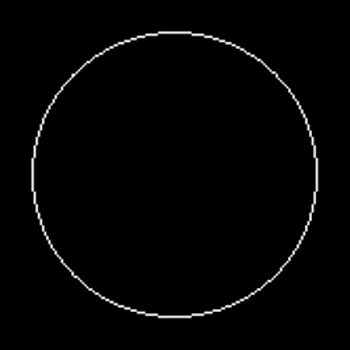
%> input picture 形状/circle/23.png, 350 x 350 px
$ octave test2.m   (GNU Octave 9; MATLAB toolbox functions it lacks are replaced by stand-ins)
%> lines starting %> are read from the running program, lines starting %| are printed output that depends on the picture; in (x1, y1, x2, y2) boxes, pixels count from 0 and x2, y2 are one past the last pixel; in counts of white or black regions, pixels touching at a corner belong together; the program's own positions count from 1
%> further down, I is the input picture: size 350x350 uint8; min 0, max 255, mean 3.9
### 形状/boundaries.m
function B = boundaries(BW, conn, dir)
%BOUNDARIES Trace object boundaries.
%   B = BOUNDARIES(BW) traces the exterior boundaries of objects in
%   the binary image BW.  B is a P-by-1 cell array, where P is the
%   number of objects in the image. Each cell contains a Q-by-2
%   matrix, each row of which contains the row and column coordinates
%   of a boundary pixel.  Q is the number of boundary pixels for the
%   corresponding object.  Object boundaries are traced in the
%   clockwise direction.
%
%   B = BOUNDARIES(BW, CONN) specifies the connectivity to use when
%   tracing boundaries.  CONN may be either 8 or 4.  The default
%   value for CONN is 8.
%
%   B = BOUNDARIES(BW, CONN, DIR) specifies the direction used for
%   tracing boundaries.  DIR should be either 'cw' (trace boundaries
%   clockwise) or 'ccw' (trace boundaries counterclockwise).  If DIR
%   is omitted BOUNDARIES traces in the clockwise direction.

%   Copyright 2002-2004 R. C. Gonzalez, R. E. Woods, & S. L. Eddins
%   Digital Image Processing Using MATLAB, Prentice-Hall, 2004
%   $Revision: 1.6 $  $Date: 2003/11/21 14:22:07 $

if nargin < 3
   dir = 'cw';
end

if nargin < 2
   conn = 8;
end

L = bwlabel(BW, conn);
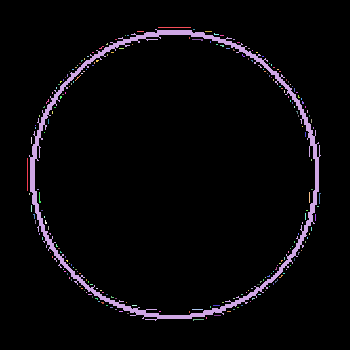
%> L: size 350x350 double; 228 distinct labels, from 0 to 227; one colour per label, 0 black

% The number of objects is the maximum value of L.  Initialize the
% cell array B so that each cell initially contains a 0-by-2 matrix.
numObjects = max(L(:));
%> numObjects = 227
if numObjects > 0
   B = {zeros(0, 2)};
   B = repmat(B, numObjects, 1);
%> B = 227 items
else
   B = {};
end

% Pad label matrix with zeros.  This lets us write the
% boundary-following loop without worrying about going off the edge
% of the image.
Lp = padarray(L, [1 1], 0, 'both');
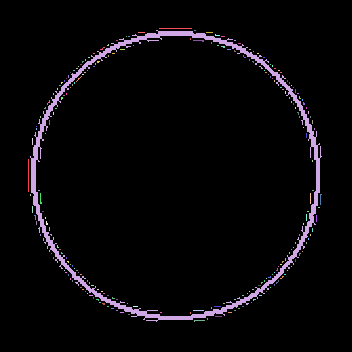
%> Lp: size 352x352 double; 228 distinct labels, from 0 to 227; one colour per label, 0 black

% Compute the linear indexing offsets to take us from a pixel to its
% neighbors.
M = size(Lp, 1);
%> M = 352
if conn == 8
   % Order is N NE E SE S SW W NW.
   offsets = [-1, M - 1, M, M + 1, 1, -M + 1, -M, -M-1];
%> offsets = [-1 351 352 353 1 -351 -352 -353]
else
   % Order is N E S W.
   offsets = [-1, M, 1, -M];
end

% next_search_direction_lut is a lookup table.  Given the direction
% from pixel k to pixel k+1, what is the direction to start with when
% examining the neighborhood of pixel k+1?
if conn == 8
   next_search_direction_lut = [8 8 2 2 4 4 6 6];
else
   next_search_direction_lut = [4 1 2 3];
end

% next_direction_lut is a lookup table.  Given that we just looked at
% neighbor in a given direction, which neighbor do we look at next?
if conn == 8
   next_direction_lut = [2 3 4 5 6 7 8 1];
else
   next_direction_lut = [2 3 4 1];
end

% Values used for marking the starting and boundary pixels.
START    = -1;
BOUNDARY = -2;

% Initialize scratch space in which to record the boundary pixels as
% well as follow the boundary.
scratch = zeros(100, 1);

% Find candidate starting locations for boundaries.
[rr, cc] = find((Lp(2:end-1, :) > 0) & (Lp(1:end-2, :) == 0));
%> rr = 1262 values from 28 to 320; cc = 1262 values from 29 to 322
rr = rr + 1;
%> rr = 1262 values, max 321 at index 526, min 29 at index 587, mean 172.2

for k = 1:length(rr)
   r = rr(k);
   c = cc(k);
   if (Lp(r,c) > 0) & (Lp(r - 1, c) == 0) & isempty(B{Lp(r, c)})
      % We've found the start of the next boundary.  Compute its
      % linear offset, record which boundary it is, mark it, and
      % initialize the counter for the number of boundary pixels.
      idx = (c-1)*size(Lp, 1) + r;
      which = Lp(idx);

      scratch(1) = idx;
      Lp(idx) = START;
      numPixels = 1;
      currentPixel = idx;
      initial_departure_direction = [];

      done = 0;
      next_search_direction = 2;
      while ~done
         % Find the next boundary pixel.
         direction = next_search_direction;
         found_next_pixel = 0;
         for k = 1:length(offsets)
            neighbor = currentPixel + offsets(direction);
            if Lp(neighbor) ~= 0
               % Found the next boundary pixel.

               if (Lp(currentPixel) == START) & ...
                      isempty(initial_departure_direction)
                  % We are making the initial departure from
                  % the starting pixel.
                  initial_departure_direction = direction;

               elseif (Lp(currentPixel) == START) & ...
                      (initial_departure_direction == direction)
                  % We are about to retrace our path.
                  % That means we're done.
                  done = 1;
                  found_next_pixel = 1;
                  break;
               end

               % Take the next step along the boundary.
               next_search_direction = ...
                   next_search_direction_lut(direction);
               found_next_pixel = 1;
               numPixels = numPixels + 1;
               if numPixels > size(scratch, 1)
                  % Double the scratch space.
                  scratch(2*size(scratch, 1)) = 0;
               end
               scratch(numPixels) = neighbor;

               if Lp(neighbor) ~= START
                  Lp(neighbor) = BOUNDARY;
               end

               currentPixel = neighbor;
               break;
            end

            direction = next_direction_lut(direction);
         end

         if ~found_next_pixel
            % If there is no next neighbor, the object must just
            % have a single pixel.
            numPixels = 2;
            scratch(2) = scratch(1);
            done = 1;
         end
      end

      % Convert linear indices to row-column coordinates and save
      % in the output cell array.
      [row, col] = ind2sub(size(Lp), scratch(1:numPixels));
      B{which} = [row - 1, col - 1];
   end
end
%> this loop made 1262 passes
%> (r, c, idx, row, col) on passes 3, 13, 17, 18, 21: (195, 31, 10755, [195; 196; 195], [31; 31; 31]), (216, 35, 12184, [216; 216; 217; 218; 219; 220; 219; 218; 217; 216], [35; 36; 36; 36; 36; 36; 36; 36; 36; 35]), (127, 37, 12799, [127; 127], [37; 37]), (129, 37, 12801, [129; 130; 129], [37; 37; 37]), (222, 37, 12894, [222; 223; 224; 225; 224; 223; 222], [37; 37; 37; 37; 37; 37; 37])
%> (r, c, idx, col) on passes 5, 7: (139, 33, 11403, [33; 33; 33; 33; 33; 33; 33; 33; 33; 33; 33; 33; 33]), (207, 33, 11471, [33; 33; 33; 33; 33; 33; 33; 33; 33; 33; 33; 33; 33])
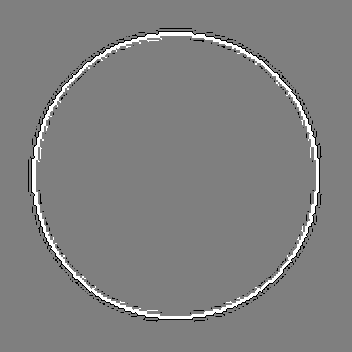
%> Lp: size 352x352 double; 1.48% of pixels changed, all inside (x1, y1, x2, y2) = (28, 28, 322, 322); drawn with min black and max white
%> after the loop, col = 22 values, max 322 at index 2, min 321 at index 1, mean 321; currentPixel = 112835; direction = 3; done = 1; found_next_pixel = 1; idx = 112835; initial_departure_direction = 3; neighbor = 113187; next_search_direction = 8; numPixels = 22; row = 22 values, max 205 at index 12, min 195 at index 1, mean 199.5; scratch = 1600 values, max 113187 at index 2, min 0 at index 1274, mean 51672.3; which = 227

if strcmp(dir, 'ccw')
   for k = 1:length(B)
      B{k} = B{k}(end:-1:1, :);
   end
end

### 形状/test2.m
clc;
clear all;
I=imread('23.png');
b=boundaries(I);
%> b = 227 items
U=b{1};
%> U = 65 rows, first 12: [159 28; 160 28; 161 28; 162 28; 163 28; 164 28; 165 28; 166 28; 167 28; 168 28; 169 28; 170 28]
X=U(:,1);
%> X = 65 values, max 191 at index 33, min 159 at index 1, mean 174.8
Y=U(:,2);
%> Y = 65 values from 28 to 28
z=complex(X,Y);
FD=fft(z);
F=abs(FD);
%> F = 65 values, max 11503.9 at index 1, min 0.251 at index 3, mean 193.2
FD(1)=0;
FD=FD/abs(FD(2));

figure,plot(F);
%> after `plot(F)`:
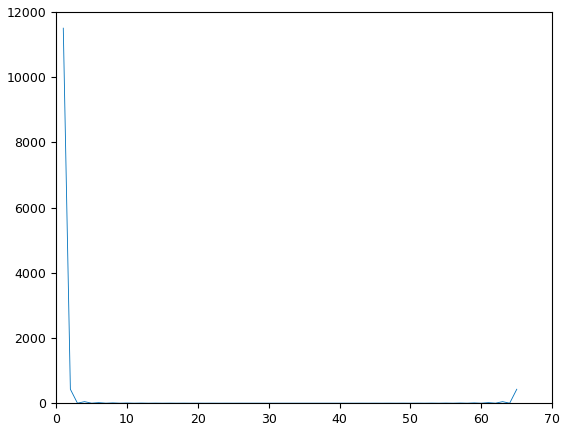
%> figure redrawn from the program's plot data; curve peaks at x = 1, y = 11503.9

$ run again, with 形状/circle/100.png copied over 形状/circle/23.png
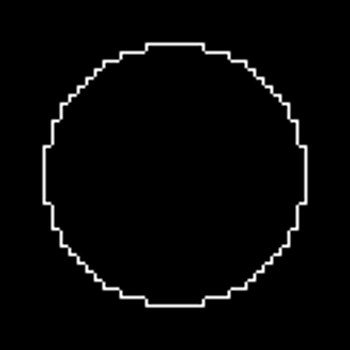
%> input picture 形状/circle/100.png, 350 x 350 px
%> I is the input picture: size 350x350 uint8; min 0, max 255, mean 6
%> L: size 350x350 double; 102 distinct labels, from 0 to 101
%> numObjects = 101
%> B = 101 items
%> in boundaries, `[rr, cc] = find((Lp(2:end-1, :) > 0) & (Lp(1:end-2, :) == 0));`: rr = 932 values from 40 to 310; cc = 932 values from 41 to 312
%> in boundaries, `rr = rr + 1;`: rr = 932 values, max 311 at index 390, min 41 at index 387, mean 173.7
%> the loop in boundaries, `for k = 1:length(rr)` made 932 passes
%> (r, c, idx, row, col) on passes 30, 31, 38, 39, 53, 54: (154, 52, 18106, [154; 154], [52; 52]), (199, 52, 18151, [199; 199], [52; 52]), (152, 55, 19160, [152; 152; 153; 152], [55; 56; 55; 55]), (200, 55, 19208, [200; 201; 201; 200], [55; 56; 55; 55]), (149, 58, 20213, [149; 149; 150; 149], [58; 59; 58; 58]), (203, 58, 20267, [203; 204; 204; 203], [58; 59; 58; 58])
%> after the loop in boundaries, `for k = 1:length(rr)`:
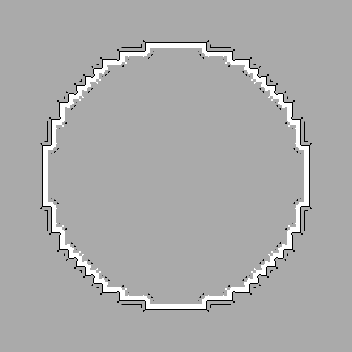
%> Lp: size 352x352 double; min -2, max 1, mean 0.012; drawn with min black and max white
%> after the loop in boundaries, `for k = 1:length(rr)`: col = 46 values, max 308 at index 4, min 305 at index 1, mean 305.2; currentPixel = 107219; direction = 3; done = 1; idx = 107219; initial_departure_direction = 3; neighbor = 107571; next_search_direction = 8; numPixels = 46; row = 46 values, max 231 at index 26, min 211 at index 1, mean 219.7; scratch = 1600 values, max 109681 at index 613, min 0 at index 1226, mean 49985; which = 101
%> b = 101 items
%> U = 1225 rows, first 12: [143 40; 143 41; 144 41; 145 42; 145 43; 145 44; 145 45; 145 46; 145 47; 145 48; 145 49; 145 50]
%> X = 1225 values, max 311 at index 854, min 40 at index 242, mean 175.5
%> Y = 1225 values, max 311 at index 548, min 40 at index 1, mean 175.4
%> F = 1225 values, max 303919.5 at index 1, min 0.0547 at index 518, mean 414.3
%> `plot(F)`:
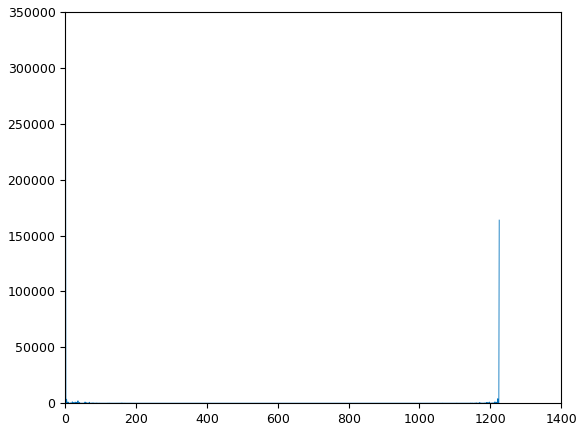
%> figure redrawn from the program's plot data; curve peaks at x = 1, y = 303919.5

$ run again, with 形状/circle/12.png copied over 形状/circle/23.png
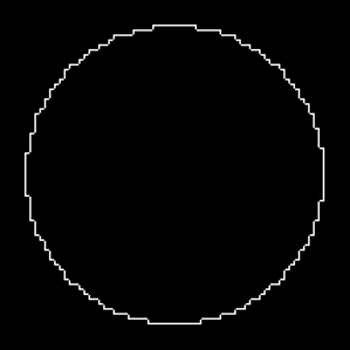
%> input picture 形状/circle/12.png, 350 x 350 px
%> I is the input picture: size 350x350 uint8; min 0, max 255, mean 4
%> L: size 350x350 double; 150 distinct labels, from 0 to 149
%> numObjects = 149
%> B = 149 items
%> in boundaries, `[rr, cc] = find((Lp(2:end-1, :) > 0) & (Lp(1:end-2, :) == 0));`: rr = 1179 values from 22 to 328; cc = 1179 values from 23 to 329
%> in boundaries, `rr = rr + 1;`: rr = 1179 values, max 329 at index 445, min 23 at index 466, mean 174.5
%> the loop in boundaries, `for k = 1:length(rr)` made 1179 passes
%> (r, c, idx, row, col) on passes 2, 4, 16, 26, 31: (200, 24, 8296, [200; 200], [24; 24]), (150, 27, 9302, [150; 150], [27; 27]), (226, 31, 10786, [226; 226; 226; 226; 226], [31; 32; 33; 32; 31]), (113, 34, 11729, [113; 113], [34; 34]), (239, 34, 11855, [239; 239], [34; 34])
%> after the loop in boundaries, `for k = 1:length(rr)`:
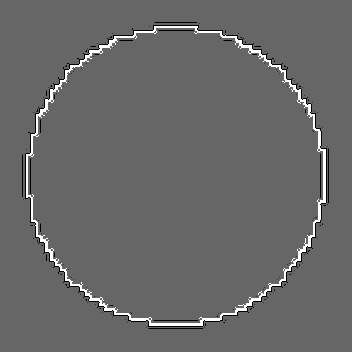
%> Lp: size 352x352 double; min -2, max 3, mean 0.0416; drawn with min black and max white
%> after the loop in boundaries, `for k = 1:length(rr)`: col = 109 values from 329 to 329; currentPixel = 115605; direction = 5; done = 1; idx = 115605; initial_departure_direction = 5; neighbor = 115606; next_search_direction = 8; numPixels = 109; row = 109 values, max 203 at index 55, min 149 at index 1, mean 175.8; scratch = 1600 values, max 115659 at index 55, min 0 at index 1236, mean 54291.9; which = 149
%> b = 149 items
%> U = 85 rows, first 12: [154 22; 155 22; 156 22; 157 22; 158 22; 159 22; 160 22; 161 22; 162 22; 163 22; 164 22; 165 22]
%> X = 85 values, max 196 at index 43, min 154 at index 1, mean 174.8
%> Y = 85 values from 22 to 22
%> F = 85 values, max 14971.2 at index 1, min 0.25 at index 3, mean 197.4
%> `plot(F)`:
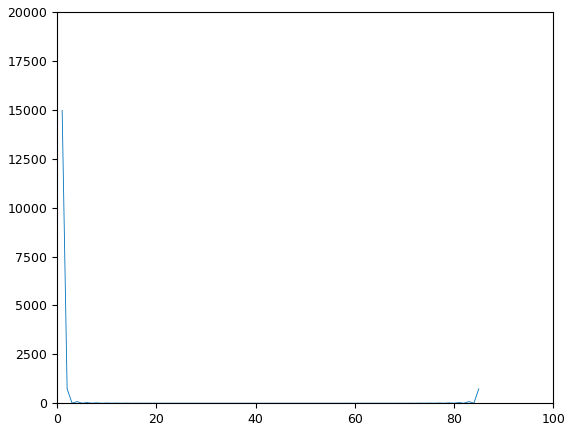
%> figure redrawn from the program's plot data; curve peaks at x = 1, y = 14971.2
